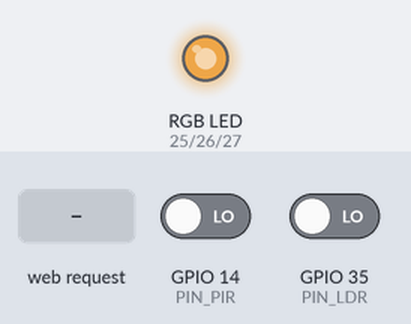
Bench run of a sketch on a simulated ESP32. Parts: an RGB LED mixed from three pins (HIGH = lit). The test bench sets the inputs (shaded band); at power-on: GPIO 14 (PIN_PIR) LOW, GPIO 35 (PIN_LDR) LOW. Dim RGB values are drawn brighter than linear; WiFi joins after 1.5 s; servers stay silent unless stated; what the sketch prints to the serial monitor is not drawn.

Above: at 3.6 s.
3.7 s: HTTP request GET /modo?m=fiesta received
6.7 s: HTTP request GET /color?m=1&r=1&g=1 received
At 7.9 s:
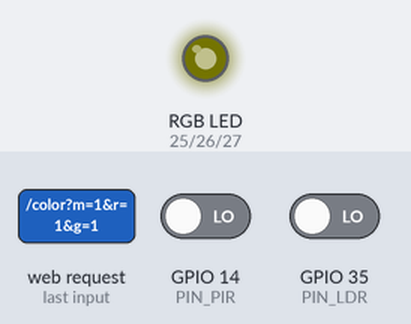
8.2 s: HTTP request GET /color?m=120&r=120&g=120 received
At 8.9 s:
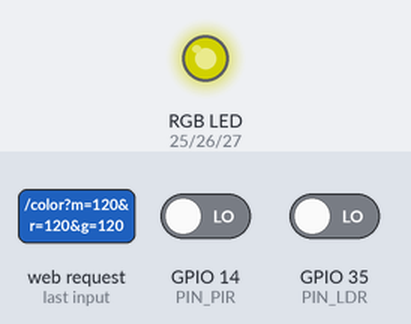
9.7 s: HTTP request GET /modo?m=fiesta received
At 9.85 s:
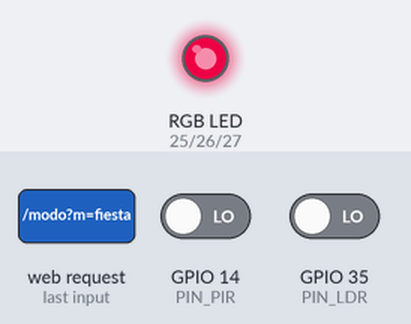
Timing chart, 0 to 16.7 s (numbered marks = the images above; inputs shaded):
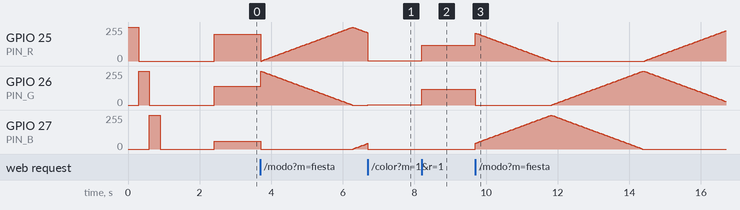

The sketch:

smart_lighting5.ino
```cpp
#include <WiFi.h>
#include <WebServer.h>

const char* WIFI_SSID     = "TU_WIFI";
const char* WIFI_PASSWORD = "TU_PASSWORD";

#define PIN_R   25
#define PIN_G   26
#define PIN_B   27
#define PIN_PIR 14
#define PIN_LDR 35

#define TIMEOUT_MS 15000

enum Modo { AUTO, FIESTA, OFF };

struct Estado {
  Modo    modo   = AUTO;
  uint8_t r=0, g=0, b=0;
  uint8_t brillo = 100;
  bool    ledOn  = false;
  unsigned long ultimoMovimiento = 0;
  unsigned long ultimaLectura    = 0;
};

Estado estado;
WebServer server(80);

void setColor(uint8_t r, uint8_t g, uint8_t b) {
  ledcWrite(PIN_R, r * estado.brillo / 100);
  ledcWrite(PIN_G, g * estado.brillo / 100);
  ledcWrite(PIN_B, b * estado.brillo / 100);
  estado.r = r; estado.g = g; estado.b = b;
  estado.ledOn = (r || g || b);
}

void apagar() { setColor(0, 0, 0); }

void loopAuto() {
  unsigned long now = millis();
  if (now - estado.ultimaLectura < 200) return;
  estado.ultimaLectura = now;

  bool oscuro = digitalRead(PIN_LDR) == LOW;
  bool mov    = digitalRead(PIN_PIR) == HIGH;
  if (mov) estado.ultimoMovimiento = now;

  if (oscuro && (now - estado.ultimoMovimiento < TIMEOUT_MS)) {
    setColor(200, 140, 60);
  } else {
    apagar();
  }
}

void loopFiesta() {
  static uint8_t paso = 0;
  static unsigned long t = 0;
  if (millis() - t < 30) return;
  t = millis();
  uint8_t r, g, b;
  if (paso < 85)       { r=paso*3;        g=255-paso*3;  b=0; }
  else if (paso < 170) { uint8_t p=paso-85;  r=255-p*3; g=0;    b=p*3; }
  else                 { uint8_t p=paso-170; r=0;        g=p*3;  b=255-p*3; }
  setColor(r, g, b);
  paso++;
}

const char HTML[] PROGMEM = R"rawliteral(
<!DOCTYPE html><html lang="es"><head>
<meta charset="UTF-8"/>
<meta name="viewport" content="width=device-width,initial-scale=1"/>
<title>Smart Lighting</title>
<link href="https://fonts.googleapis.com/css2?family=Orbitron:wght@700;900&family=Rajdhani:wght@400;600&display=swap" rel="stylesheet"/>
<style>
:root{--bg:#080c14;--s:#0e1420;--a:#00d4ff;--a2:#7b2fff;--g:#2ed573;--d:#ff4757;--m:#5a6478;--brd:rgba(0,212,255,0.15)}
*{box-sizing:border-box;margin:0;padding:0}
body{font-family:'Rajdhani',sans-serif;background:var(--bg);color:#e8eaf0;min-height:100vh}
body::before{content:'';position:fixed;inset:0;background-image:linear-gradient(rgba(0,212,255,0.03) 1px,transparent 1px),linear-gradient(90deg,rgba(0,212,255,0.03) 1px,transparent 1px);background-size:40px 40px;pointer-events:none}
.wrap{position:relative;z-index:1;max-width:400px;margin:0 auto;padding:24px 16px 40px}
header{text-align:center;margin-bottom:24px}
.ring{width:72px;height:72px;margin:0 auto 14px;border-radius:50%;border:2px solid var(--a);display:flex;align-items:center;justify-content:center;font-size:28px;animation:pulse 3s ease-in-out infinite}
@keyframes pulse{0%,100%{box-shadow:0 0 20px rgba(0,212,255,0.3)}50%{box-shadow:0 0 40px rgba(0,212,255,0.6)}}
h1{font-family:'Orbitron',monospace;font-size:18px;letter-spacing:3px;background:linear-gradient(135deg,var(--a),var(--a2));-webkit-background-clip:text;-webkit-text-fill-color:transparent;background-clip:text}
.sub{font-size:11px;letter-spacing:2px;color:var(--m);margin-top:4px}
.chip{display:flex;align-items:center;justify-content:center;gap:6px;font-size:11px;color:var(--m);letter-spacing:1px;margin-bottom:18px}
.dot{width:7px;height:7px;border-radius:50%;background:var(--g);animation:blink 2s infinite}
@keyframes blink{0%,100%{opacity:1}50%{opacity:0.3}}
.card{background:var(--s);border:1px solid var(--brd);border-radius:14px;padding:18px;margin-bottom:18px;position:relative;overflow:hidden}
.card::before{content:'';position:absolute;top:0;left:0;right:0;height:2px;background:linear-gradient(90deg,var(--a),var(--a2))}
.row{display:flex;justify-content:space-between;align-items:center;padding:7px 0;border-bottom:1px solid rgba(255,255,255,0.05);font-size:14px}
.row:last-child{border:none;padding-bottom:0}
.lbl{font-size:11px;color:var(--m);letter-spacing:1px;text-transform:uppercase;font-weight:600}
.tag{display:inline-block;padding:3px 9px;border-radius:20px;font-size:11px;font-weight:700;letter-spacing:1px;text-transform:uppercase}
.ton{background:rgba(46,213,115,0.15);color:var(--g);border:1px solid rgba(46,213,115,0.3)}
.toff{background:rgba(255,71,87,0.15);color:var(--d);border:1px solid rgba(255,71,87,0.3)}
.tau{background:rgba(0,212,255,0.15);color:var(--a);border:1px solid rgba(0,212,255,0.3)}
.preview{width:100%;height:8px;border-radius:4px;margin-top:12px;border:1px solid rgba(255,255,255,0.1);transition:background .5s}
.sec{font-family:'Orbitron',monospace;font-size:10px;letter-spacing:3px;color:var(--m);text-transform:uppercase;margin-bottom:10px;display:flex;align-items:center;gap:8px}
.sec::after{content:'';flex:1;height:1px;background:var(--brd)}
.grid{display:grid;grid-template-columns:1fr 1fr;gap:10px;margin-bottom:10px}
.btn{background:var(--s);border:1px solid var(--brd);border-radius:12px;padding:14px;color:#e8eaf0;font-family:'Rajdhani',sans-serif;font-size:14px;font-weight:600;cursor:pointer;transition:all .2s;display:flex;flex-direction:column;align-items:center;gap:5px}
.btn .ic{font-size:22px}
.btn:hover{border-color:var(--a);background:#141c2e;transform:translateY(-2px)}
.btn.active{border-color:var(--a);background:rgba(0,212,255,0.08);color:var(--a)}
.btn.activef{border-color:var(--a2);background:rgba(123,47,255,0.1);color:var(--a2);animation:fb 1s infinite alternate}
@keyframes fb{from{border-color:var(--a2)}to{border-color:#ffd166}}
.boff{width:100%;background:rgba(255,71,87,0.08);border:1px solid rgba(255,71,87,0.3);border-radius:12px;padding:14px;color:var(--d);font-family:'Orbitron',monospace;font-size:12px;font-weight:700;letter-spacing:2px;cursor:pointer;transition:all .2s;margin-bottom:18px}
.boff:hover{background:rgba(255,71,87,0.18);transform:translateY(-1px)}
.boff.active{background:rgba(255,71,87,0.2)}
.panel{background:var(--s);border:1px solid var(--brd);border-radius:14px;padding:18px;margin-bottom:18px}
.srow{display:grid;grid-template-columns:26px 1fr 44px;align-items:center;gap:10px;margin-bottom:10px}
.slbl{font-family:'Orbitron',monospace;font-size:11px;font-weight:700}
.sval{font-family:'Orbitron',monospace;font-size:11px;color:var(--m);text-align:right}
input[type=range]{-webkit-appearance:none;width:100%;height:6px;border-radius:3px;outline:none;cursor:pointer}
input[type=range]::-webkit-slider-thumb{-webkit-appearance:none;width:17px;height:17px;border-radius:50%;background:#fff;box-shadow:0 2px 5px rgba(0,0,0,0.4)}
.apply{width:100%;margin-top:10px;padding:11px;background:linear-gradient(135deg,var(--a),var(--a2));border:none;border-radius:10px;color:#fff;font-family:'Orbitron',monospace;font-size:11px;font-weight:700;letter-spacing:2px;cursor:pointer;transition:all .2s}
.apply:hover{opacity:.85;transform:translateY(-1px)}
footer{text-align:center;margin-top:20px;padding-top:18px;border-top:1px solid var(--brd)}
.ft{font-family:'Orbitron',monospace;font-size:9px;letter-spacing:3px;color:var(--m);margin-bottom:8px}
.names{display:flex;flex-direction:column;gap:3px}
.name{font-size:12px;color:#3d4a5e;transition:color .2s}
.name:hover{color:var(--a)}
</style></head>
<body><div class="wrap">
<header>
  <div class="ring">💡</div>
  <h1>SMART LIGHTING</h1>
  <p class="sub">Sistema de Iluminación Inteligente</p>
</header>
<div class="chip"><div class="dot"></div><span>CONECTADO · ESP32 WROOM-32</span></div>
<div class="card">
  <div class="row"><span class="lbl">Modo</span><span id="st-modo"><span class="tag tau">AUTO</span></span></div>
  <div class="row"><span class="lbl">Luz ambiente</span><span id="st-ldr">—</span></div>
  <div class="row"><span class="lbl">Movimiento PIR</span><span id="st-pir">—</span></div>
  <div class="row"><span class="lbl">LED</span><span id="st-led">—</span></div>
  <div class="preview" id="preview"></div>
</div>
<div class="sec">Modos</div>
<div class="grid">
  <button class="btn active" id="btn-auto" onclick="setModo('auto')"><span class="ic">🔄</span>Auto</button>
  <button class="btn" id="btn-fiesta" onclick="setModo('fiesta')"><span class="ic">🎉</span>Fiesta</button>
</div>
<button class="boff" id="btn-off" onclick="setModo('off')">⭕ APAGAR</button>
<div class="sec">Intensidad</div>
<div class="panel">
  <div class="srow">
    <span class="slbl" style="color:#ffd166">☀</span>
    <input type="range" id="sl-br" min="0" max="100" value="100"
           style="background:linear-gradient(90deg,#1a1a00,#ffd166)"
           oninput="document.getElementById('vbr').textContent=this.value+'%'"/>
    <span class="sval" id="vbr">100%</span>
  </div>
  <button class="apply" onclick="enviar('/brillo?v='+document.getElementById('sl-br').value)">▶ APLICAR</button>
</div>
<div class="sec">Color manual</div>
<div class="panel">
  <div class="srow">
    <span class="slbl" style="color:#ff6b6b">R</span>
    <input type="range" id="sl-r" min="0" max="255" value="255"
           style="background:linear-gradient(90deg,#1a0000,#ff6b6b)"
           oninput="document.getElementById('vr').textContent=this.value"/>
    <span class="sval" id="vr">255</span>
  </div>
  <div class="srow">
    <span class="slbl" style="color:#51cf66">G</span>
    <input type="range" id="sl-g" min="0" max="255" value="0"
           style="background:linear-gradient(90deg,#001a00,#51cf66)"
           oninput="document.getElementById('vg').textContent=this.value"/>
    <span class="sval" id="vg">0</span>
  </div>
  <div class="srow">
    <span class="slbl" style="color:#339af0">B</span>
    <input type="range" id="sl-b" min="0" max="255" value="0"
           style="background:linear-gradient(90deg,#00001a,#339af0)"
           oninput="document.getElementById('vb').textContent=this.value"/>
    <span class="sval" id="vb">0</span>
  </div>
  <button class="apply" onclick="aplicarColor()">▶ APLICAR COLOR</button>
</div>
<footer>
  <div class="ft">Integrantes del equipo</div>
  <div class="names">
    <span class="name">Luis Alejandro Alcocer Marín</span>
    <span class="name">Luis Antonio Padilla Mondragón</span>
    <span class="name">Juan Luis Ramírez Hernández</span>
    <span class="name">Uriel Everardo Sánchez Rangel</span>
  </div>
</footer>
</div>
<script>
async function enviar(url){
  await fetch(url);
  await new Promise(r=>setTimeout(r,250));
  await sync();
}
async function setModo(m){ await enviar('/modo?m='+m); }
async function aplicarColor(){
  const r=document.getElementById('sl-r').value;
  const g=document.getElementById('sl-g').value;
  const b=document.getElementById('sl-b').value;
  await enviar('/color?r='+r+'&g='+g+'&b='+b);
}
function marcaBotones(m){
  ['auto','fiesta','off'].forEach(id=>{
    const btn=document.getElementById('btn-'+id);
    if(!btn) return;
    btn.className=id==='off'?'boff':'btn';
    if(id===m){
      if(id==='off')         btn.classList.add('active');
      else if(id==='fiesta') btn.classList.add('activef');
      else                   btn.classList.add('active');
    }
  });
}
async function sync(){
  try{
    const d=await(await fetch('/status')).json();
    const ml={auto:'AUTO',fiesta:'FIESTA',off:'OFF'};
    const mc={auto:'tau',fiesta:'ton',off:'toff'};
    document.getElementById('st-modo').innerHTML='<span class="tag '+mc[d.modo]+'">'+ml[d.modo]+'</span>';
    document.getElementById('st-ldr').innerHTML=d.oscuro
      ?'<span class="tag ton">🌙 Oscuro</span>'
      :'<span class="tag toff">☀️ Con luz</span>';
    document.getElementById('st-pir').innerHTML=d.pir
      ?'<span class="tag ton">🚶 DETECTADO</span>'
      :'<span class="tag toff">— Sin movimiento</span>';
    document.getElementById('st-led').innerHTML=d.led
      ?'<span class="tag ton">ENCENDIDO</span>'
      :'<span class="tag toff">APAGADO</span>';
    const f=d.brillo/100;
    document.getElementById('preview').style.background=
      'rgb('+Math.round(d.r*f)+','+Math.round(d.g*f)+','+Math.round(d.b*f)+')';
    document.getElementById('sl-br').value=d.brillo;
    document.getElementById('vbr').textContent=d.brillo+'%';
    marcaBotones(d.modo);
  }catch(e){}
}
sync();
setInterval(sync,2000);
</script>
</body></html>
)rawliteral";

void handleRoot() { server.send_P(200, "text/html", HTML); }

void handleModo() {
  String m = server.arg("m");
  if      (m == "auto")   { estado.modo = AUTO; }
  else if (m == "fiesta") { estado.modo = FIESTA; }
  else if (m == "off")    { estado.modo = OFF; apagar(); }
  server.send(200, "text/plain", "ok");
}

void handleColor() {
  uint8_t r = constrain(server.arg("r").toInt(), 0, 255);
  uint8_t g = constrain(server.arg("g").toInt(), 0, 255);
  uint8_t b = constrain(server.arg("b").toInt(), 0, 255);
  estado.modo = OFF;
  setColor(r, g, b);
  server.send(200, "text/plain", "ok");
}

void handleBrillo() {
  estado.brillo = constrain(server.arg("v").toInt(), 0, 100);
  setColor(estado.r, estado.g, estado.b);
  server.send(200, "text/plain", "ok");
}

void handleStatus() {
  bool oscuro = digitalRead(PIN_LDR) == LOW;
  bool pir    = digitalRead(PIN_PIR) == HIGH;
  String modos[] = {"auto", "fiesta", "off"};
  String j = "{";
  j += "\"modo\":\"";   j += modos[estado.modo]; j += "\",";
  j += "\"oscuro\":";   j += oscuro ? "true" : "false"; j += ",";
  j += "\"pir\":";      j += pir    ? "true" : "false"; j += ",";
  j += "\"led\":";      j += estado.ledOn ? "true" : "false"; j += ",";
  j += "\"brillo\":";   j += estado.brillo; j += ",";
  j += "\"r\":";        j += estado.r; j += ",";
  j += "\"g\":";        j += estado.g; j += ",";
  j += "\"b\":";        j += estado.b; j += "}";
  server.send(200, "application/json", j);
}

void setup() {
  Serial.begin(115200);

  ledcAttach(PIN_R, 5000, 8);
  ledcAttach(PIN_G, 5000, 8);
  ledcAttach(PIN_B, 5000, 8);

  pinMode(PIN_PIR, INPUT);
  pinMode(PIN_LDR, INPUT);

  setColor(255, 0, 0); delay(300);
  setColor(0, 255, 0); delay(300);
  setColor(0, 0, 255); delay(300);
  apagar();

  WiFi.begin(WIFI_SSID, WIFI_PASSWORD);
  Serial.print("Conectando");
  while (WiFi.status() != WL_CONNECTED) { delay(500); Serial.print("."); }
  Serial.println("\nIP: " + WiFi.localIP().toString());

  server.on("/",       handleRoot);
  server.on("/modo",   handleModo);
  server.on("/color",  handleColor);
  server.on("/brillo", handleBrillo);
  server.on("/status", handleStatus);
  server.begin();
  Serial.println("Listo");
}

void loop() {
  server.handleClient();
  if      (estado.modo == AUTO)   loopAuto();
  else if (estado.modo == FIESTA) loopFiesta();
}
```

Measured:
- after the input at 6.7 s, GPIO 26 (PIN_G): 0/255 → 1/255 at once
- after the input at 8.2 s, GPIO 25 (PIN_R), GPIO 26 (PIN_G): 1/255 → 120/255 at once
- after the input at 9.7 s, GPIO 27 (PIN_B): rises from 0/255 to 255/255 in 2.1 s, then falls to 0/255 in 2.6 s
